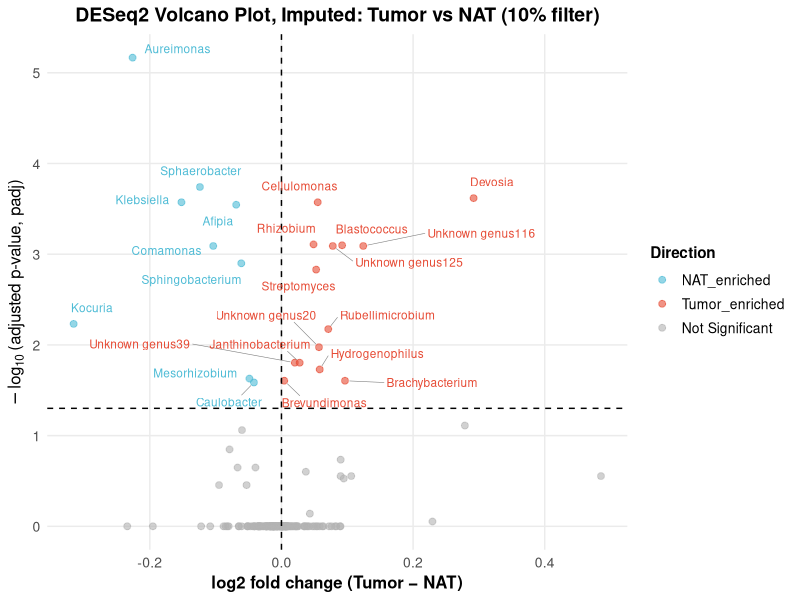
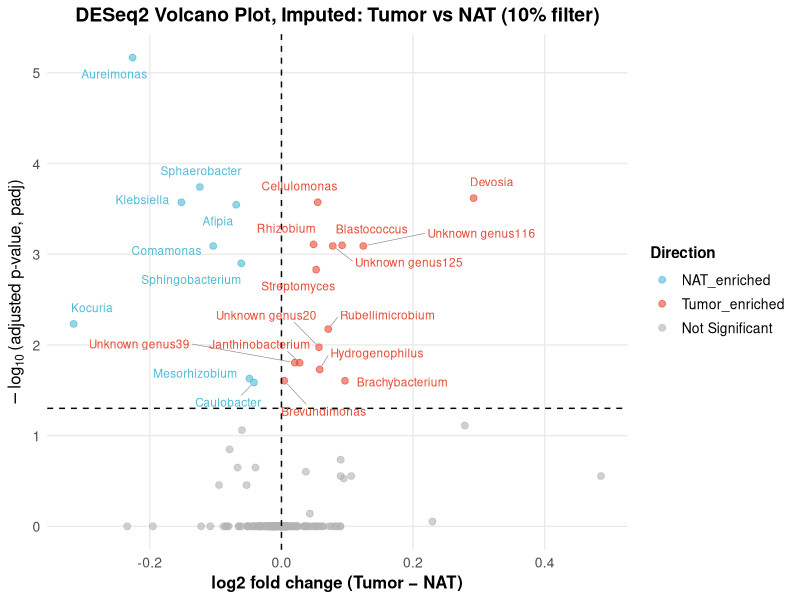
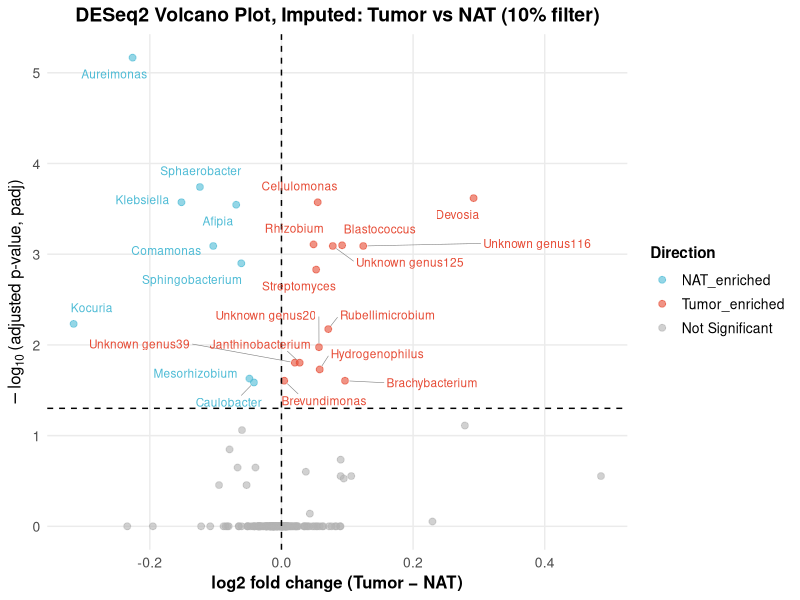

Recreate these plots in R, in order.
setwd("C:/Users/sanyu/OneDrive/Desktop/Breast_new/Viz/DESEQ")


library(ggplot2)
library(ggrepel)
library(dplyr)

# Load the data (full DESeq2 result with all taxa)
# Expecting columns:
# baseMean, log2FoldChange, lfcSE, pvalue, padj, genus, significant, direction
data <- read.csv("imp10pct.csv", header = TRUE)

# We will use padj as the adjusted p-value
padj_cutoff <- 0.05

# Add -log10(padj) and recompute direction
data <- data %>%
  mutate(
    padj = padj,  # just to mirror MaAsLin syntax
    
    # Y-axis for volcano: -log10(adjusted p-value)
    neglog10padj = -log10(padj),
    
    # Direction based on log2FoldChange sign + padj (significant ones)
    direction_label = case_when(
      padj < padj_cutoff & log2FoldChange > 0 ~ "Tumor_enriched",
      padj < padj_cutoff & log2FoldChange < 0 ~ "NAT_enriched",
      TRUE                                   ~ "Not Significant"
    )
  )

# Determine which genera to label
# If there are significant taxa, label those
# Otherwise, label the top 10 by lowest padj
n_significant <- sum(data$padj < padj_cutoff, na.rm = TRUE)

if (n_significant > 0) {
  label_data <- data %>%
    filter(padj < padj_cutoff)
  cat("Found", n_significant, "significant genera to label\n")
} else {
  label_data <- data %>%
    arrange(padj) %>%
    slice_head(n = 10)
  cat("No significant genera found. Labeling top 10 by padj\n")
}

# Keep only finite values for plotting
plot_data <- data %>%
  filter(is.finite(log2FoldChange), is.finite(neglog10padj))

# Make direction_label an ordered factor for consistent legend
plot_data$direction_label <- factor(
  plot_data$direction_label,
  levels = c("NAT_enriched", "Tumor_enriched", "Not Significant")
)

# Color palette
dir_cols <- c(
  "Tumor_enriched"  = "#E64B35",  # Red
  "NAT_enriched"    = "#4DBBD5",  # Blue
  "Not Significant" = "grey70"    # Grey
)

# Create the volcano plot
volcano_deseq <- ggplot(plot_data,
                        aes(x = log2FoldChange,
                            y = neglog10padj)) +
  
  # Points colored by direction
  geom_point(aes(color = direction_label),
             size = 2,
             alpha = 0.6) +
  
  # Manual colors
  scale_color_manual(
    values = dir_cols,
    name   = "Direction",
    drop   = FALSE
  ) +
  
  # Horizontal line at significance threshold (padj = 0.05)
  geom_hline(
    yintercept = -log10(padj_cutoff),
    linetype   = "dashed",
    color      = "black",
    linewidth  = 0.5
  ) +
  
  # Vertical line at log2FC = 0
  geom_vline(
    xintercept = 0,
    linetype   = "dashed",
    color      = "black",
    linewidth  = 0.5
  ) +
  
  # Labels for significant genera (or top 10)
  geom_text_repel(
    data = label_data,
    aes(label = genus, color = direction_label),
    size          = 3,
    max.overlaps  = 20,
    box.padding   = 0.5,
    point.padding = 0.3,
    segment.color = "grey50",
    segment.size  = 0.2,
    show.legend   = FALSE
  ) +
  
  # Titles and axis labels
  labs(
    title = "DESeq2 Volcano Plot, Imputed: Tumor vs NAT (10% filter)",
    x     = "log2 fold change (Tumor − NAT)",
    y     = expression(-log[10]~"(adjusted p-value, padj)")
  ) +
  
  # Clean theme
  theme_minimal() +
  theme(
    plot.title       = element_text(hjust = 0.5, face = "bold", size = 14),
    axis.title       = element_text(size = 12, face = "bold"),
    axis.text        = element_text(size = 10),
    legend.title     = element_text(size = 11, face = "bold"),
    legend.text      = element_text(size = 10),
    legend.position  = "right",
    panel.grid.minor = element_blank()
  )

# Show plot
print(volcano_deseq)

# Save plot
ggsave("Imp10pct_deseq.png", plot = volcano_deseq,
       width = 10, height = 8, dpi = 300)
ggsave("Imp10pct_deseq.pdf", plot = volcano_deseq,
       width = 10, height = 8)
